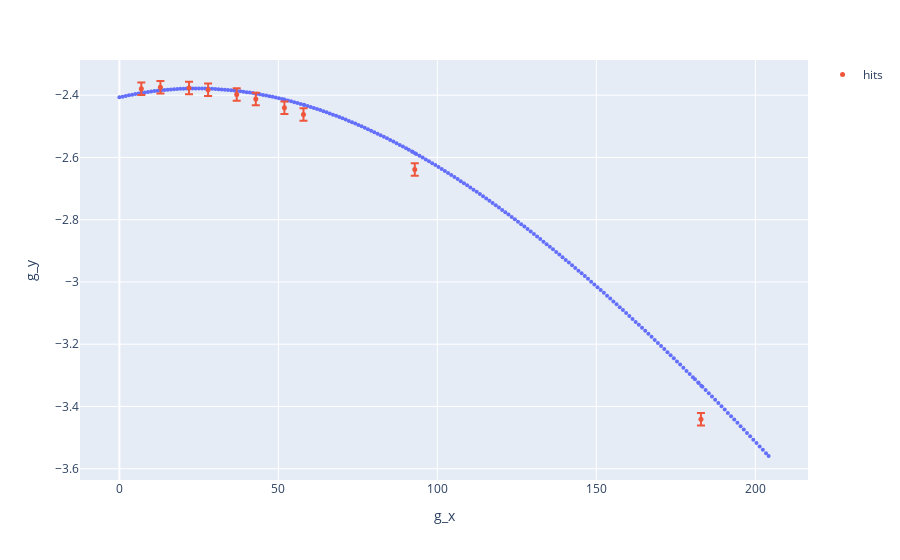
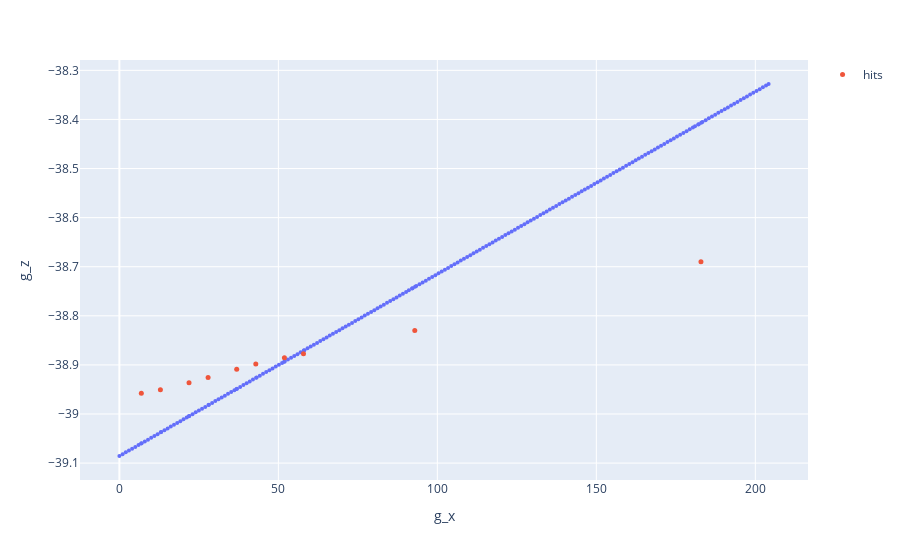
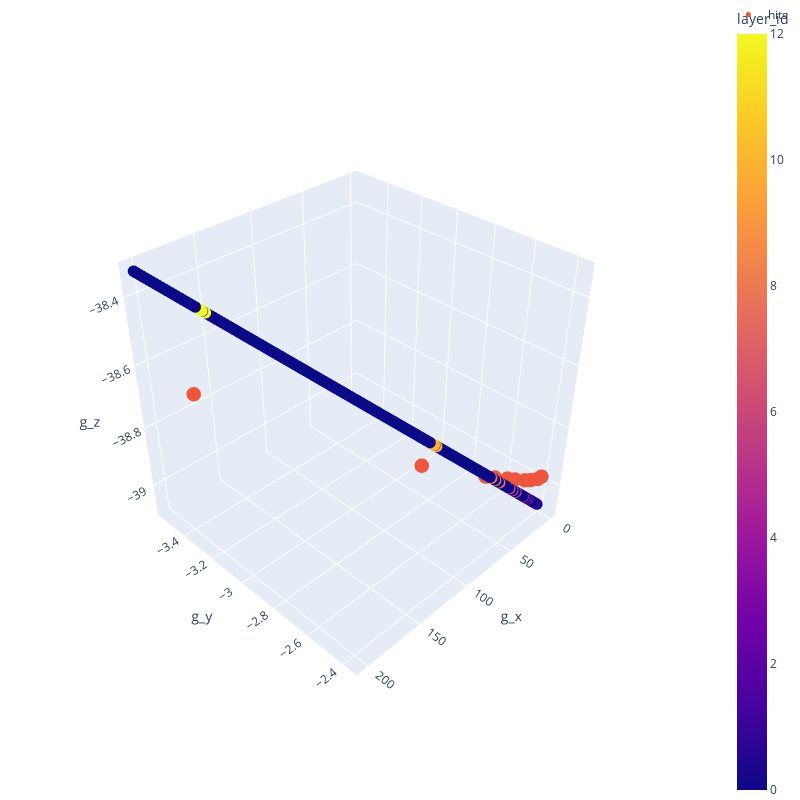

Notebook source saved alongside these figures, in order:
### Code cell
with uproot.open(inputFile) as infile:
    propagation_tree = infile["propagation_steps"]

    #Check the branches in the tree
    #print(propagation_tree.values())

    #Read in the X global position/direction of the steps as panda data frames
    step_position       = propagation_tree.arrays(["g_x","g_y","g_z","sensitive_id","approach_id","layer_id"],"layer_id>0",library="pd")
    step_position_sens  = propagation_tree.arrays(["g_x","g_y","g_z","sensitive_id","approach_id","layer_id"],"sensitive_id>-1",library="pd")
    hits                = propagation_tree.arrays(["hit_x","hit_y","hit_z"],library="pd")
    
    
    
    #print(step_position)
    #print(step_position.droplevel(level=1,axis=0))
    #make a flat df from the multi-index
    flat_step_position = step_position.reset_index()
    flat_step_position_sens = step_position_sens.reset_index()
    flat_step_position["color_id"] = flat_step_position["layer_id"] + 100*flat_step_position["sensitive_id"] 
    flat_step_position_sens["color_id"] = flat_step_position["layer_id"] + 100*flat_step_position["sensitive_id"]
    hits_flat = hits.reset_index()
    
    print(flat_step_position)
    #print(hits_flat["entry"])
    #for ientry in range(len(hits_flat["entry"])):
    #    print(hits_flat["entry"][ientry])
        
    #print(g_x)
    #fig = step_position["g_x"].plot.hist()
    #fig.show()
    
    make2DPlots = True
    
    
    import plotly.graph_objects as go
    from plotly.subplots import make_subplots
    
    #Select a particular event
    eventNr= 5 #13
    flat_step_position_sens = flat_step_position_sens[flat_step_position_sens["entry"] == eventNr]
    hits_flat               = hits_flat[hits_flat["entry"] == eventNr]
    

    #fig = make_subplots(specs=[[{"secondary_y": True}]])
    #fig.add_trace(trace)
    #fig.add_trace(trace2)
    #fig['layout'].update(height = 600, width = 800, title = title,xaxis=dict(
    #      tickangle=-90))
    #fig.show()
    
    if (make2DPlots):
            
            
        trace1 = go.Scatter(
        x=hits_flat["hit_x"],
        y=hits_flat["hit_y"],
        error_y = dict(
            # value of error bar given in data coordinates
            type ='data',
            array = [0.02,0.02,0.02,0.02,0.02,0.02,0.02,0.02,0.02,0.02],
            visible = True),
        mode='markers',
        marker=dict(
            size=5,
            line=dict(width=0)),
        name='hits')
        
        trace2 = go.Scatter(
        x=hits_flat["hit_x"],
        y=hits_flat["hit_z"],
        mode='markers',
        marker=dict(
            size=5,
            line=dict(width=0)),
        name='hits')
            
        fig = flat_step_position_sens.plot.scatter(x="g_x",y="g_y")
        fig.update_traces(marker_size = 4)
        fig.add_trace(trace1)
        fig.show()
        
        fig = flat_step_position_sens.plot.scatter(x="g_x",y="g_z")
        fig.update_traces(marker_size = 4)
        fig.add_trace(trace2)
        fig.show()
        
        #fig = hits_flat.plot.scatter(x="hit_x",y="hit_y")
        #fig.update_traces(marker_size = 2)
        #fig.show()
        
        #fig = flat_step_position_sens.plot.scatter(x="g_x",y="g_z",color="layer_id")
        #fig.update_traces(marker_size = 2)
        #fig.show()
        
        #fig = flat_step_position_sens.plot.scatter(x="g_x",y="g_z",color="layer_id",range_y=[-24,-23])
        #fig.update_traces(marker_size = 2)
        #fig.ylim([3, 4])
        #fig.show()
        
        trace3 = go.Scatter3d(
        x=hits_flat["hit_x"],
        y=hits_flat["hit_y"],
        z=hits_flat["hit_z"],
        error_y = dict(
            # value of error bar given in data coordinates
            type ='data',
            array = [0.01,0.01,0.01,0.01,0.01,0.01,0.01,0.01,0.01,0.01],
            visible = True),
        #error_z = dict(
        #    # value of error bar given in data coordinates
        #    type ='data',
        #    array = [1,1,1,1,1,1,1,1,1,1],
        #    visible = True),
        mode='markers',
        marker=dict(
            size=5,
            line=dict(width=0)),
        name='hits')
    
        fig = px.scatter_3d(flat_step_position_sens, x='g_x', y='g_y', z='g_z', color="layer_id",width=800,height=800)
        fig.update_layout(autosize=False,margin=dict(l=0, r=0, b=0, t=0))
        fig.update_traces(marker_size = 4)
        fig.add_trace(trace3)
        fig.show()
        
        #fig = px.scatter_3d(flat_step_position_sens, x='g_x', y='g_y', z='g_z', color="layer_id",range_z=[-24,-23])
        #fig.update_layout(autosize=False,margin=dict(l=0, r=0, b=0, t=0))
        #fig.update_traces(marker_size = 2)
        #fig.show()
     
        
        
        pass

### Figure 1 — Plotly figure (JSON) as saved in the notebook; plotly's stock layout.template omitted (floating-point values rounded to 4 significant figures; data arrays with more than 128 entries replaced by an {"elided": "..."} marker saying what was removed)
{"data": [{"hovertemplate": "g_x=%{x}<br>g_y=%{y}<extra></extra>", "legendgroup": "", "marker": {"color": "#636efa", "size": 4, "symbol": "circle"}, "mode": "markers", "name": "", "orientation": "v", "showlegend": false, "type": "scatter", "x": {"elided": "217 float values"}, "xaxis": "x", "y": {"elided": "217 float values"}, "yaxis": "y"}, {"error_y": {"array": [0.02, 0.02, 0.02, 0.02, 0.02, 0.02, 0.02, 0.02, 0.02, 0.02], "type": "data", "visible": true}, "marker": {"line": {"width": 0}, "size": 5}, "mode": "markers", "name": "hits", "type": "scatter", "x": [6.9, 12.9, 21.9, 27.9, 36.9, 42.9, 51.9, 57.9, 92.9, 182.9], "y": [-2.379, -2.374, -2.377, -2.382, -2.397, -2.412, -2.44, -2.462, -2.639, -3.441]}], "layout": {"autosize": true, "legend": {"tracegroupgap": 0}, "margin": {"t": 60}, "xaxis": {"anchor": "y", "autorange": true, "domain": [0, 1], "range": [-12.11, 216.3], "title": {"text": "g_x"}, "type": "linear"}, "yaxis": {"anchor": "x", "autorange": true, "domain": [0, 1], "range": [-3.646, -2.286], "title": {"text": "g_y"}, "type": "linear"}}}

### Figure 2 — Plotly figure (JSON) as saved in the notebook; plotly's stock layout.template omitted (floating-point values rounded to 4 significant figures; data arrays with more than 128 entries replaced by an {"elided": "..."} marker saying what was removed)
{"data": [{"hovertemplate": "g_x=%{x}<br>g_z=%{y}<extra></extra>", "legendgroup": "", "marker": {"color": "#636efa", "size": 4, "symbol": "circle"}, "mode": "markers", "name": "", "orientation": "v", "showlegend": false, "type": "scatter", "x": {"elided": "217 float values"}, "xaxis": "x", "y": {"elided": "217 float values"}, "yaxis": "y"}, {"marker": {"line": {"width": 0}, "size": 5}, "mode": "markers", "name": "hits", "type": "scatter", "x": [6.9, 12.9, 21.9, 27.9, 36.9, 42.9, 51.9, 57.9, 92.9, 182.9], "y": [-38.96, -38.95, -38.94, -38.93, -38.91, -38.9, -38.89, -38.88, -38.83, -38.69]}], "layout": {"autosize": true, "legend": {"tracegroupgap": 0}, "margin": {"t": 60}, "xaxis": {"anchor": "y", "autorange": true, "domain": [0, 1], "range": [-12.11, 216.3], "title": {"text": "g_x"}, "type": "linear"}, "yaxis": {"anchor": "x", "autorange": true, "domain": [0, 1], "range": [-39.14, -38.27], "title": {"text": "g_z"}, "type": "linear"}}}

### Figure 3 — Plotly figure (JSON) as saved in the notebook; plotly's stock layout.template omitted (floating-point values rounded to 4 significant figures; data arrays with more than 128 entries replaced by an {"elided": "..."} marker saying what was removed)
{"data": [{"hovertemplate": "g_x=%{x}<br>g_y=%{y}<br>g_z=%{z}<br>layer_id=%{marker.color}<extra></extra>", "legendgroup": "", "marker": {"color": {"elided": "217 int values"}, "coloraxis": "coloraxis", "size": 4, "symbol": "circle"}, "mode": "markers", "name": "", "scene": "scene", "showlegend": false, "type": "scatter3d", "x": {"elided": "217 float values"}, "y": {"elided": "217 float values"}, "z": {"elided": "217 float values"}}, {"error_y": {"array": [0.01, 0.01, 0.01, 0.01, 0.01, 0.01, 0.01, 0.01, 0.01, 0.01], "type": "data", "visible": true}, "marker": {"line": {"width": 0}, "size": 5}, "mode": "markers", "name": "hits", "type": "scatter3d", "x": [6.9, 12.9, 21.9, 27.9, 36.9, 42.9, 51.9, 57.9, 92.9, 182.9], "y": [-2.379, -2.374, -2.377, -2.382, -2.397, -2.412, -2.44, -2.462, -2.639, -3.441], "z": [-38.96, -38.95, -38.94, -38.93, -38.91, -38.9, -38.89, -38.88, -38.83, -38.69]}], "layout": {"autosize": false, "coloraxis": {"colorbar": {"title": {"text": "layer_id"}}, "colorscale": [[0, "#0d0887"], [0.1111, "#46039f"], [0.2222, "#7201a8"], [0.3333, "#9c179e"], [0.4444, "#bd3786"], [0.5556, "#d8576b"], [0.6667, "#ed7953"], [0.7778, "#fb9f3a"], [0.8889, "#fdca26"], [1, "#f0f921"]]}, "height": 800, "legend": {"tracegroupgap": 0}, "margin": {"b": 0, "l": 0, "r": 0, "t": 0}, "scene": {"aspectmode": "auto", "aspectratio": {"x": 1, "y": 1, "z": 1}, "camera": {"center": {"x": 0, "y": 0, "z": 0}, "eye": {"x": 1.819, "y": 1.819, "z": 1.819}, "projection": {"type": "perspective"}, "up": {"x": 0, "y": 0, "z": 1}}, "domain": {"x": [0, 1], "y": [0, 1]}, "xaxis": {"title": {"text": "g_x"}, "type": "linear"}, "yaxis": {"title": {"text": "g_y"}, "type": "linear"}, "zaxis": {"title": {"text": "g_z"}, "type": "linear"}}, "width": 800}}
